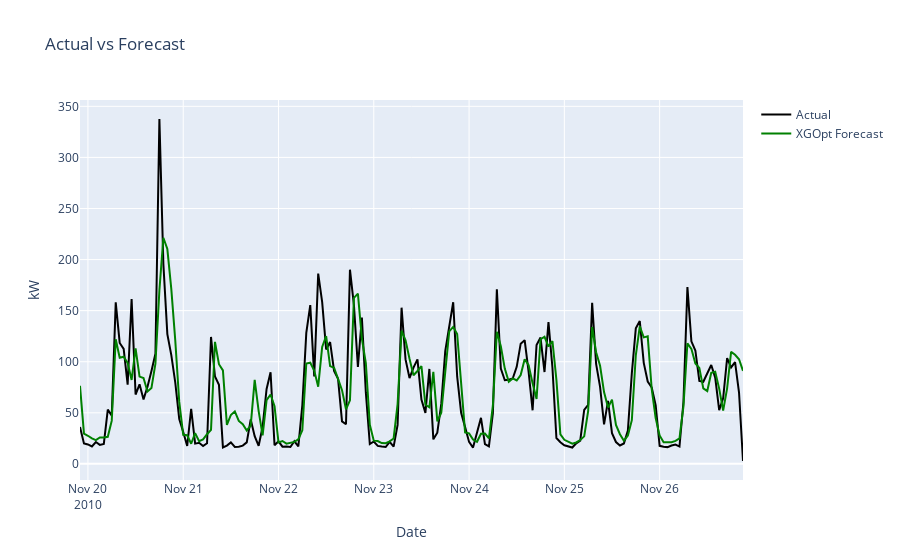

Here is the notebook cell this chart was saved with:
### Markdown cell above
####### Try plotly to have the interactive hover effect

### Code cell
import plotly.graph_objs as go
import plotly.offline as pyo

trace_actual = go.Scatter(
    x=df_test.index, y=y_test2,
    mode='lines',
    name='Actual',
    line=dict(color='black')
)
trace_pred = go.Scatter(
    x=df_test.index, y=y_pred2,
    mode='lines',
    name='XGOpt Forecast',
    line=dict(color='green')
)

layout = go.Layout(
    title='Actual vs Forecast',
    xaxis=dict(title='Date'),
    yaxis=dict(title='kW'),
    hovermode='x unified'
)

fig = go.Figure(data=[trace_actual, trace_pred], layout=layout)
pyo.iplot(fig)  # Use .show() if not in Jupyter

### Figure 1 — Plotly figure (JSON) as saved in the notebook; plotly's stock layout.template omitted (floating-point values rounded to 4 significant figures; data arrays with more than 128 entries replaced by an {"elided": "..."} marker saying what was removed)
{"data": [{"line": {"color": "black"}, "mode": "lines", "name": "Actual", "type": "scatter", "x": {"elided": "168 str values"}, "y": {"elided": "168 float values"}}, {"line": {"color": "green"}, "mode": "lines", "name": "XGOpt Forecast", "type": "scatter", "x": {"elided": "168 str values"}, "y": {"elided": "168 float values"}}], "layout": {"hovermode": "x unified", "title": {"text": "Actual vs Forecast"}, "xaxis": {"title": {"text": "Date"}}, "yaxis": {"title": {"text": "kW"}}}}
